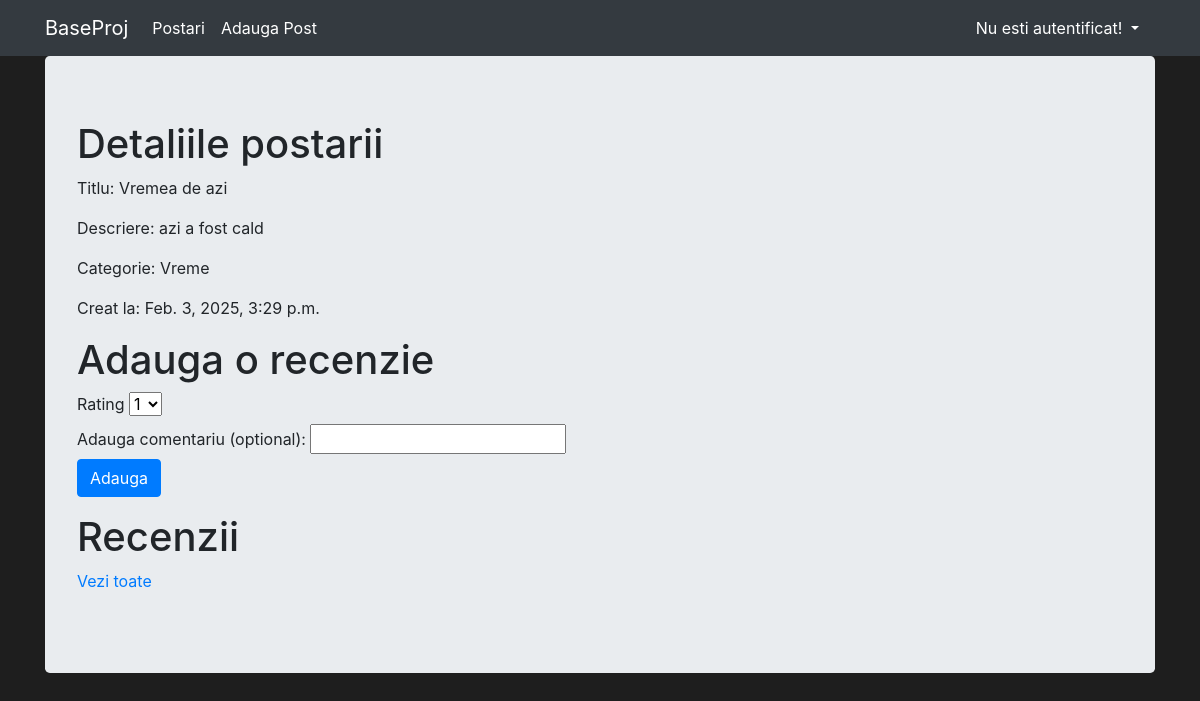
Before: /posts/1 with the older database file.
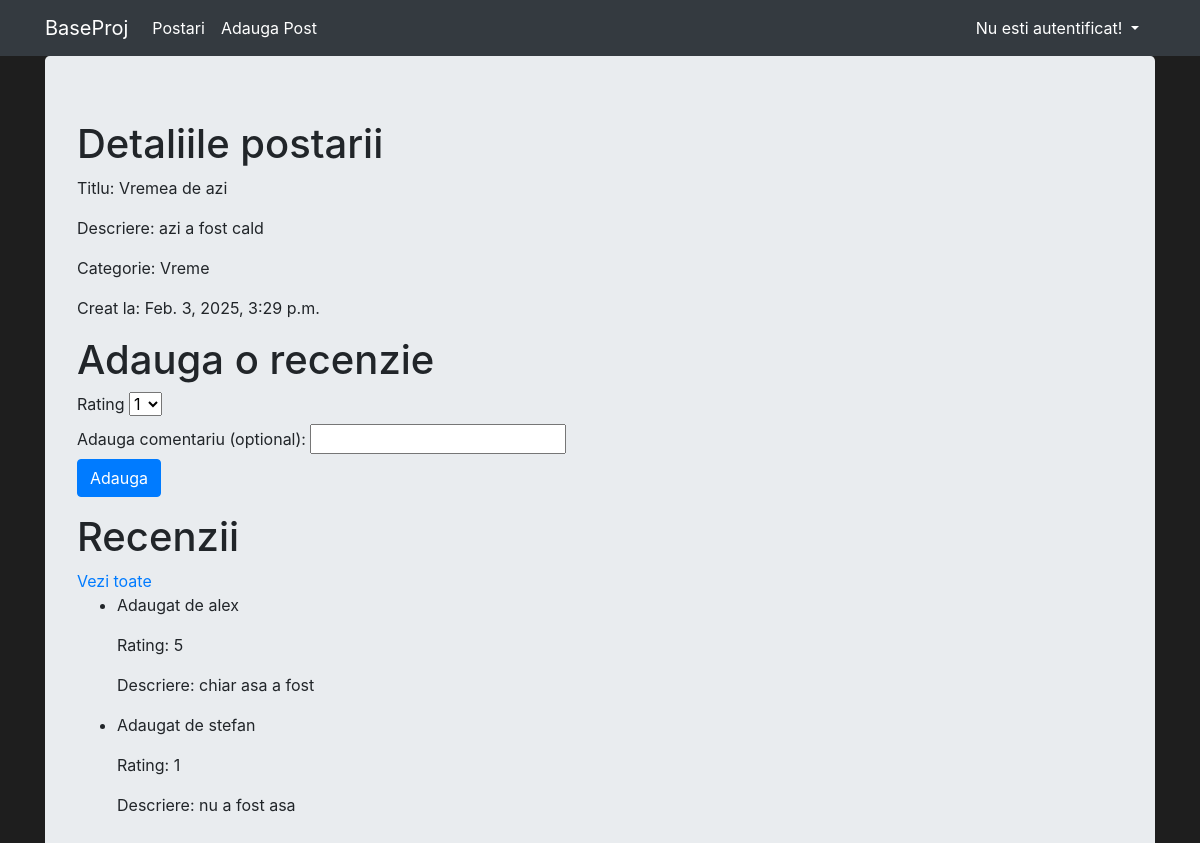
After: the same page with the newer database file.
### posts/models.py (models this page shows, shortened)
class Post(Model):
    title = CharField(max_length=128)
    description = TextField()
    category = ForeignKey(Category, on_delete=DO_NOTHING)
    created = DateTimeField(auto_now_add=True)
    publications = ManyToManyField(Publicatie)

class Category(Model):
    class Meta:
        verbose_name_plural = 'Categories'
    title = CharField(max_length=128)
    description = TextField()

class Review(Model):
    rating = IntegerField()
    description = CharField(max_length=200, blank=True, null=True)
    post = ForeignKey(Post, on_delete=CASCADE)
    user = ForeignKey(User, on_delete=CASCADE)
    created = DateTimeField(auto_now_add=True)

### posts/views.py (the view)
# urls.py: path('posts/<pk>', post_detail_view, name='posts-detail'),
def post_detail_view(request, pk):
    post = Post.objects.get(pk=pk)
    reviews = Review.objects.filter(post=post).order_by('-pk')[:3]
    user_already_reviewed = False
    for review in reviews:
        if review.user == request.user:
            user_already_reviewed = True
    return render(
        request,
        'posts_detail.html',
        context={
            'object': post,
            'reviews': reviews,
            'user_already_reviewed': user_already_reviewed
        }
    )

### posts/templates/posts_detail.html (shortened to what this page needs)
{% extends 'base.html' %}
{% block content %}
<h1>Detaliile postarii</h1>
<p>Titlu: {{ object.title }}</p>
<p>Descriere: {{ object.description }}</p>
<p>Categorie: {{ object.category.title }}</p>
<p>Creat la: {{ object.created }}</p>
{% if not user_already_reviewed %}
<div>
    <h1>Adauga o recenzie</h1>
    <form method="post" action="{% url 'add-review' object.id %}">
        <label for="rating">Rating</label>
        <select id="rating" name="rating">
            <option value="1">1</option>
        </select>
        <br>
        <label for="comentariu">Adauga comentariu (optional):</label>
        <input type="text" id="comentariu" name="description">
        <br>
        <input type="submit" class="btn btn-primary" value="Adauga">
    </form>
</div>
{% endif %}
<div>
    <h1>Recenzii</h1>
    <a href="{% url 'reviews' object.pk %}">Vezi toate</a>
    <ul>
        {% for review in reviews %}
        <li>
            <p>Adaugat de {{ review.user.username }}</p>
            <p>Rating: {{ review.rating }}</p>
            <p>Descriere: {{ review.description }}</p>
        </li>
        {% endfor %}
    </ul>
</div>
{% endblock %}

### posts/templates/base.html (shortened to what this page needs)
{% load static %}
<html {% if LANGUAGE_CODE %}lang="{{ LANGUAGE_CODE }}" {% endif %}>
<head>
    <link rel="stylesheet" href="https://stackpath.bootstrapcdn.com/bootstrap/4.2.1/css/bootstrap.min.css"
>
    <link rel="stylesheet" href="{% static 'index.css' %}">
</head>
<body>
<nav class="navbar navbar-expand-lg navbar-dark bg-dark">
    <div class="container fixed">
        <a class="navbar-brand" href="/">BaseProj</a>
        <div class="collapse navbar-collapse" id="navbarNavAltMarkup">
            <div class="navbar-nav">
                <a class="nav-item nav-link active" href="{% url 'posts-page' %}">
                    Postari
                </a>
                <a class="nav-item nav-link active" href="{% url 'posts-create' %}">
                    Adauga Post
                </a>
            </div>
        </div>
        <div class="nav-item dropdown">
            {% if user.is_authenticated %}
            <a class="nav-link dropdown-toggle text-white" href="#" data-toggle="dropdown">
                {{ user.username }}
            </a>
            <div class="dropdown-menu dropdown-menu-right">
                <a class="dropdown-item text-right" href="{% url 'logout' %}">Logout</a>
                <a class="dropdown-item text-right" href="{% url 'change-password' %}">Schimba parola</a>
                <a class="dropdown-item text-right" href="{% url 'favorites' %}">Favorite</a>
            </div>
            {% else %}
            <a class="nav-link dropdown-toggle text-white" href="#" data-toggle="dropdown">
                Nu esti autentificat!
            </a>
            {% endif %}
        </div>
    </div>
</nav>
<div class="container">
    <div class="jumbotron">
        {% block content %}{% endblock %}
    </div>
</div>
</body>
</html>

### posts/static/index.css (style rules this page uses)
body { background-color: #1e1e1e; }

Changed rows visible on the page:
added Review: user.username "alex", rating "5", description "chiar asa a fost"
added Review: user.username "stefan", rating "1", description "nu a fost asa"
